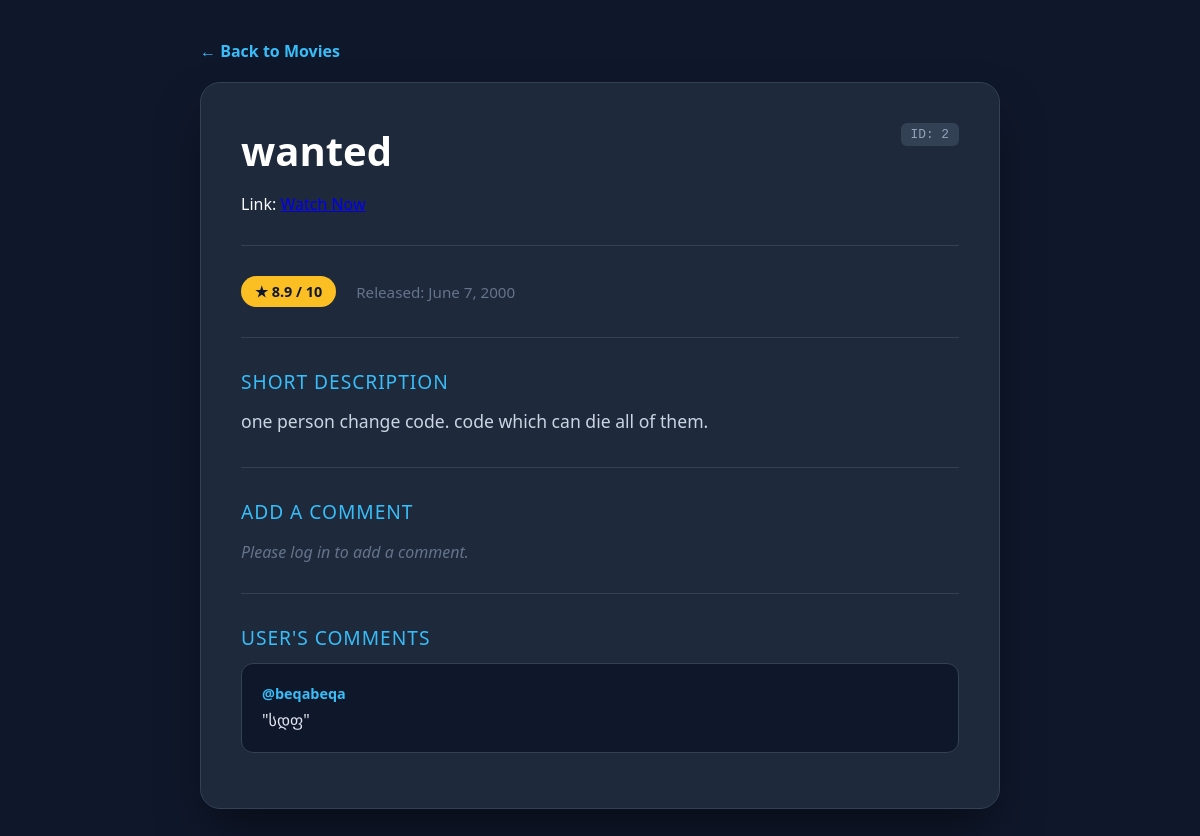
Screenshot of /product/2/ with the database file from the repository.
### core/models.py (models this page shows, shortened)
class Films(models.Model):
    title = models.CharField(max_length=200)
    category = models.ForeignKey(Category, on_delete=models.SET_NULL, null=True, blank=True, related_name='films')
    description = models.TextField()
    release_date = models.DateField()
    rate = models.DecimalField(
        max_digits=3,
        decimal_places=1,
        validators=[MinValueValidator(0.0), MaxValueValidator(10.0)]
    )
    link = models.URLField(null=True, blank=True)
    likes = models.ManyToManyField(User, related_name='liked_films', blank=True)

class Comment(models.Model):
    film = models.ForeignKey('Films', on_delete=models.CASCADE, related_name='comments')
    author = models.ForeignKey(User, on_delete=models.CASCADE)
    text = models.TextField()
    created_at = models.DateTimeField(auto_now_add=True)

### core/views.py (the view, shortened to what this page needs)
# urls.py: path('product/<int:pk>/', product_view, name='product_detail'),
def product_view(request, pk):
    product = get_object_or_404(Films, pk=pk)
    comments = product.comments.all().order_by('-created_at')
    return render(
        request,
        'product_detail.html',
        {
            "pk": pk,
            "product": product,
            "comments": comments
        }
    )

### core/templates/product_detail.html (shortened to what this page needs)
{% load static %}
{% load static %}
<!DOCTYPE html>
<html lang="en">
<head>
</head>
<body>
    <div class="detail-wrapper">
        <a href="/" class="back-link">← Back to Movies</a>
        <div class="movie-detail-card">
            <span class="movie-id-badge">ID: {{ pk }}</span>
            <h1 class="movie-title">{{ product.title }}</h1>
            <span>Link: <a href="{{ product.link }}" target="_blank" rel="noopener noreferrer">Watch Now</a></span>
            <hr>
            <div class="movie-meta">
                <span class="movie-rating">★ {{ product.rate }} / 10</span>
                <span class="release-date">Released: {{ product.release_date }}</span>
            </div>
            <hr>
            <div class="section-title">Short Description</div>
            <p class="movie-description">{{ product.description }}</p>
            <hr>
            <div class="section-title">Add a Comment</div>
            {% if request.user.is_authenticated %}
                <form method="POST" class="comment-form">
                    {% csrf_token %}
                    <textarea name="comment_text" rows="3" placeholder="Share your thoughts on this film..." required></textarea>
                    <button type="submit" class="submit-btn">Post Comment</button>
                </form>
            {% else %}
                <p class="login-prompt">Please log in to add a comment.</p>
            {% endif %}
            <hr>
            <div class="section-title">User's Comments</div>
            <div class="comments-container">
                {% if comments %}
                    {% for comment in comments %}
                        <div class="comment-item">
                            <div>
                                <div class="comment-author">@{{ comment.author.username }}</div>
                                <div class="comment-text">"{{ comment.text }}"</div>
                            </div>
                        </div>
                    {% endfor %}
                {% else %}
                    <span style="color: #64748b;">No comments yet for this film. Be the first!</span>
                {% endif %}
            </div>
        </div>
    </div>
</body>
</html>

### core/templates/product_detail.html (style rules this page uses)
body { font-family: 'Segoe UI', Roboto, Helvetica, Arial, sans-serif; background-color: #0f172a; color: #f8fafc; margin: 0; padding: 40px 20px; display: flex; justify-content: center; align-items: center; min-height: 90vh; }
.detail-wrapper { width: 100%; max-width: 800px; }
.back-link { display: inline-flex; align-items: center; color: #38bdf8; text-decoration: none; font-weight: 600; margin-bottom: 20px; transition: color 0.2s ease; }
.movie-detail-card { background-color: #1e293b; border-radius: 20px; padding: 40px; box-shadow: 0 25px 50px -12px rgba(0, 0, 0, 0.5); border: 1px solid #334155; position: relative; }
.movie-id-badge { position: absolute; top: 40px; right: 40px; background-color: #334155; color: #94a3b8; font-size: 0.8rem; padding: 4px 10px; border-radius: 6px; font-family: monospace; }
.movie-title { font-size: 2.5rem; margin: 0 0 15px 0; color: #ffffff; max-width: 85%; }
.movie-meta { font-size: 0.95rem; color: #94a3b8; margin-bottom: 25px; display: flex; gap: 20px; align-items: center; }
.movie-rating { background-color: #fbbf24; color: #0f172a; font-weight: bold; padding: 6px 14px; border-radius: 30px; font-size: 0.9rem; }
.release-date { color: #64748b; }
hr { border: 0; height: 1px; background: #334155; margin: 30px 0; }
.section-title { font-size: 1.2rem; color: #38bdf8; text-transform: uppercase; letter-spacing: 0.05em; margin-bottom: 12px; }
.movie-description { font-size: 1.1rem; line-height: 1.7; color: #cbd5e1; margin: 0; }
.comment-item { background-color: #0f172a; border-radius: 12px; padding: 20px; border: 1px solid #334155; color: #e2e8f0; margin-bottom: 15px; display: flex; justify-content: space-between; align-items: flex-start; }
.comment-author { font-weight: bold; color: #38bdf8; margin-bottom: 5px; font-size: 0.9rem; }
.comment-text { line-height: 1.5; }
.login-prompt { color: #64748b; font-style: italic; }

### rows the page displays
Films: title "wanted", rate "8.9", release_date "June 7, 2000", description "one person change code. code which can die all of them."
Comment: author.username "beqabeqa", text "სდფ"

### other values shown
{{ pk }} "2"
